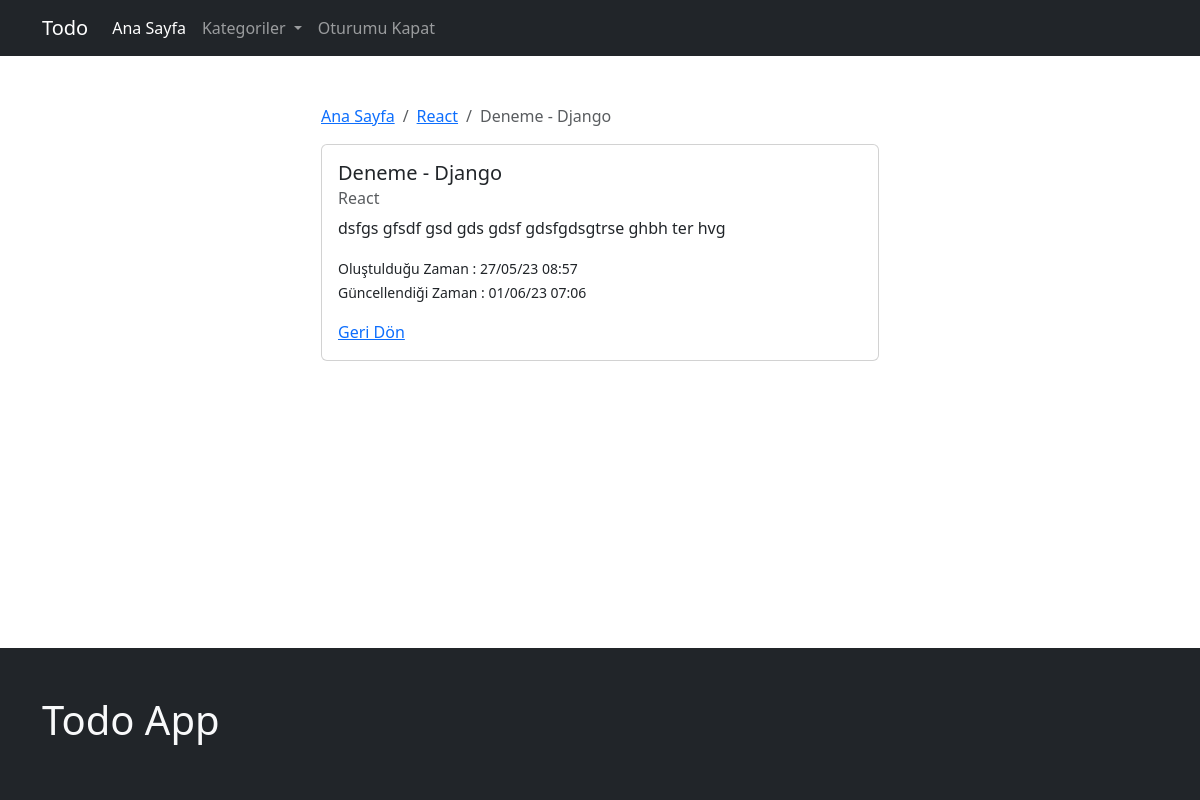
/category/react/todo/1/ (signed in), run on the app's committed database.
### todo/models.py (models this page shows, shortened)
class Todo(models.Model):
    user = models.ForeignKey(User, on_delete=models.CASCADE)
    tag = models.ManyToManyField(Tag)
    category = models.ForeignKey(Category, on_delete=models.SET_NULL, null=True)
    title = models.CharField(max_length=200)
    content = models.TextField(blank=True, null=True)
    is_active = models.BooleanField(default=False)
    created_at = models.DateTimeField(auto_now_add=True)
    update_at = models.DateTimeField(auto_now=True)

class Category(models.Model):
    title = models.CharField(max_length=200)
    slug = AutoSlugField(populate_from='title', unique=True)
    is_active = models.BooleanField(default=False)
    def __str__(self):
        return self.title
    def get_absolute_url(self):
        return reverse(
            'category_view',
            kwargs={
            'category_slug': self.slug
            }
        )

### todo/views.py (the view)
# urls.py: path('category/<slug:category_slug>/todo/<int:id>/', todo_detail_view, name='todo_detail_view'),
@login_required(login_url='/admin/login/')
def todo_detail_view(request, category_slug, id):
    todo = get_object_or_404(Todo, category__slug=category_slug, pk=id, user=request.user,)
    context = dict(
        todo=todo
    )
    return render(request, 'todo/todo_detail.html', context)

### config/project_context_processors.py (called while the page is built)
def global_category_context(request):
    return dict(
        global_categories=Category.objects.filter(is_active=True)
    )

### todo/templates/todo/todo_detail.html (shortened to what this page needs)
{% extends 'core/base.html' %}
{% block container %}
<div class="col-sm-6 offset-sm-3">
  <nav aria-label="breadcrumb">
    <ol class="breadcrumb">
      <li class="breadcrumb-item"><a href="/">Ana Sayfa</a></li>
      <li class="breadcrumb-item"><a href="{{ todo.category.get_absolute_url }}">{{ todo.category.title }}</a></li>
      <li class="breadcrumb-item active" aria-current="page">{{ todo.title }}</li>
    </ol>
  </nav>
    <div class="card">
        <div class="card-body">
          <h5 class="card-title">{{ todo.title }}</h5>
          <h6 class="card-subtitle mb-2 text-body-secondary">{{ todo.category }}</h6>
          <p class="card-text">{{ todo.content }}</p>
          <ul class="list-unstyled">
            <li><small>Oluştulduğu Zaman : {{ todo.created_at|date:"d/m/y H:s" }}</small></li>
            <li><small>Güncellendiği Zaman : {{ todo.update_at|date:"d/m/y H:s" }}</small></li>
          </ul>
          <a href="/" class="card-link">Geri Dön</a>
        </div>
    </div>
</div>
{% endblock container %}

### data on the page
Todo: category "React", title "Deneme - Django", content "dsfgs gfsdf gsd gds gdsf gdsfgdsgtrse ghbh ter hvg", created_at "27/05/23 08:57", update_at "01/06/23 07:06"
